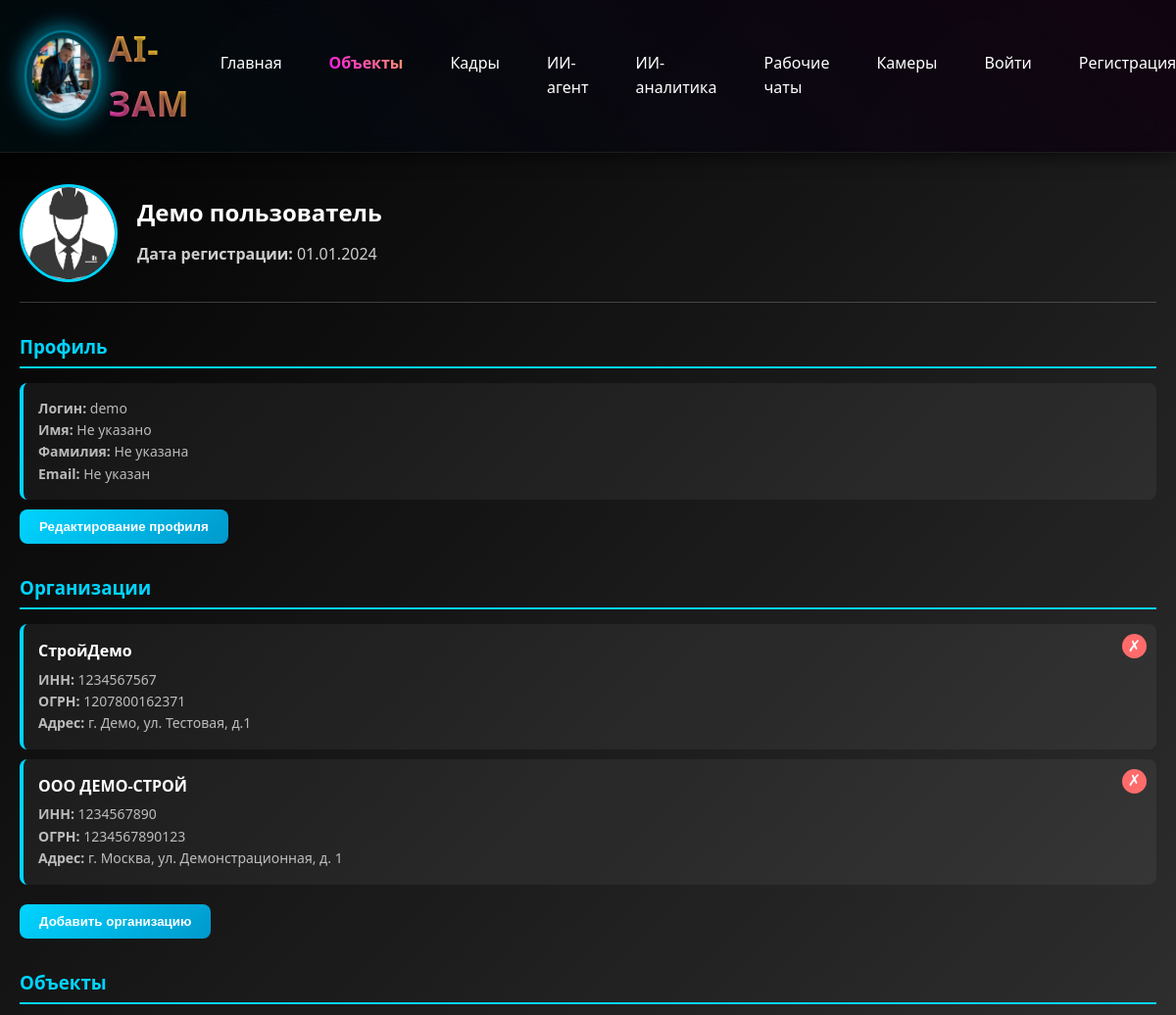
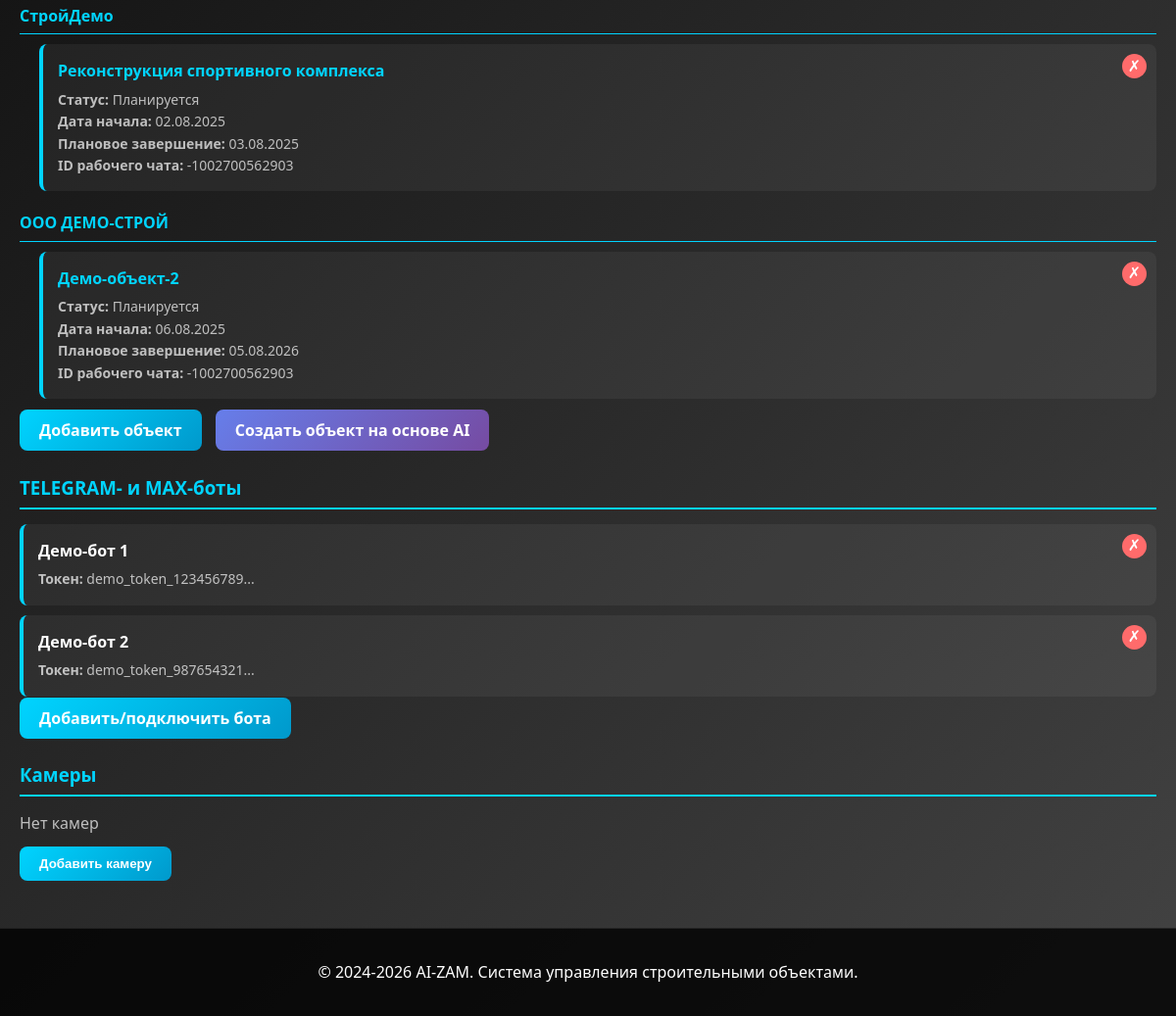
The page /objects/demo-profile/ on the database its author committed (2 pictures, top to bottom).
### sotrudniki/models.py (models this page shows, shortened)
class Organizaciya(models.Model):
    nazvanie = models.CharField(max_length=300, verbose_name="Название")
    inn = models.CharField(max_length=12, unique=True, verbose_name="ИНН")
    ogrn = models.CharField(max_length=15, verbose_name="ОГРН", null=True, blank=True)
    adres = models.TextField(verbose_name="Адрес", null=True, blank=True)
    is_active = models.BooleanField(default=True, verbose_name="Активная")
    demo = models.BooleanField(default=False, verbose_name="Демо")
    podrazdeleniya = models.ManyToManyField(
        'Podrazdelenie',
        through='OrganizaciyaPodrazdelenie',
        verbose_name="Подразделения",
        related_name="organizacii",
        blank=True
    )
    class Meta:
        verbose_name = "Организация"
        verbose_name_plural = "Организации"

### object/models.py (models this page shows, shortened)
class Objekt(models.Model):
    STATUS_CHOICES = [
        ('планируется', 'Планируется'),
        ('в работе', 'В работе'),
        ('завершён', 'Завершён'),
    ]
    nazvanie = models.CharField(max_length=255, verbose_name="Название")
    organizacii = models.ManyToManyField(
        'sotrudniki.Organizaciya',
        verbose_name="Организации",
        blank=True,
        related_name="objekty"
    )
    otvetstvennyj = models.CharField(max_length=255, default="Иванов Иван Иванович", verbose_name="Ответственный")
    data_nachala = models.DateField(verbose_name="Дата начала")
    data_plan_zaversheniya = models.DateField(verbose_name="Дата план завершения")
    data_fakt_zaversheniya = models.DateField(null=True, blank=True, verbose_name="Дата факт завершения")
    status = models.CharField(max_length=20, choices=STATUS_CHOICES, default='планируется', verbose_name="Статус")
    is_active = models.BooleanField(default=True, verbose_name="Активный")
    sotrudniki = models.ManyToManyField(
        'sotrudniki.Sotrudnik',
        verbose_name="Сотрудники",
        blank=True,
        related_name="objekty_work",
        help_text="Сотрудники, работающие на данном объекте"
    )
    chat_id = models.CharField(max_length=255, null=True, blank=True, verbose_name="ID чата")
    demo = models.BooleanField(default=False, verbose_name="Демо")
    class Meta:
        verbose_name = "Объект"
        verbose_name_plural = "Объекты"
        db_table = 'objekt'

### object/views.py (the view)
# urls.py: path('demo-profile/', views.demo_profile, name='demo_profile'),
def demo_profile(request):
    from sotrudniki.models import Organizaciya
    organizations = Organizaciya.objects.filter(demo=True)
    demo_objects = Objekt.objects.filter(demo=True)
    demo_profile = type('DemoProfile', (), {
        'photo': type('Photo', (), {
            'url': '/media/user_photos/avatar_default.jpg'
        })()
    })()
    objects_by_organization = {}
    for org in organizations:
        org_objects = demo_objects.filter(organizacii=org)
        if org_objects.exists():
            objects_by_organization[org] = org_objects
    objects_without_org = demo_objects.filter(organizacii__isnull=True)
    demo_bots = [
        {'bot_name': 'Демо-бот 1', 'token': 'demo_token_123456789'},
        {'bot_name': 'Демо-бот 2', 'token': 'demo_token_987654321'}
    ]
    context = {
        'organizations': organizations,
        'objects': demo_objects,
        'objects_by_organization': objects_by_organization,
        'objects_without_org': objects_without_org,
        'is_demo': True,
        'profile': demo_profile,
        'bots': demo_bots,
        'user': type('DemoUser', (), {
            'get_full_name': lambda: 'Демо пользователь',
            'username': 'demo',
            'date_joined': '01.01.2024'
        })()
    }
    return render(request, 'object/profile.html', context)

### object/templates/object/profile.html (shortened to what this page needs)
{% extends 'base/base.html' %}
{% block content %}
<div class="profile-container">
    <div class="profile-header">
        {% if profile.photo and profile.photo.url %}
            <img src="{{ profile.photo.url }}" alt="Фото профиля" class="profile-photo">
        {% else %}
            <img src="/media/user_photos/avatar_default.jpg" alt="Фото профиля по умолчанию" class="profile-photo">
        {% endif %}
        <div class="profile-info">
            {% if is_demo %}
                <h2>Демо пользователь</h2>
                <p><strong>Дата регистрации:</strong> 01.01.2024</p>
            {% else %}
                <h2>{{ user.get_full_name|default:user.username }}</h2>
                <p><strong>Дата регистрации:</strong> {{ user.date_joined|date:"d.m.Y" }}</p>
            {% endif %}
        </div>
    </div>
    <div class="section">
        <h3>Профиль</h3>
        <div id="profile-view">
            <div class="item">
                <p><strong>Логин:</strong> {{ user.username }}</p>
                <p><strong>Имя:</strong> {{ user.first_name|default:"Не указано" }}</p>
                <p><strong>Фамилия:</strong> {{ user.last_name|default:"Не указана" }}</p>
                <p><strong>Email:</strong> {{ user.email|default:"Не указан" }}</p>
            </div>
            <button class="btn-save" onclick="toggleEdit()">Редактирование профиля</button>
        </div>
    </div>
    <div class="section">
        <h3>Организации</h3>
        {% if organizations %}
            {% for org in organizations %}
            <div class="item" style="position: relative;">
                <button onclick="removeOrganization({{ org.id }})" style="position: absolute; top: 10px; right: 10px; background: #ff6b6b; color: white; border: none; border-radius: 50%; width: 25px; height: 25px; cursor: pointer; font-size: 16px; line-height: 1;">✗</button>
                <h4>{{ org.nazvanie }}</h4>
                <p><strong>ИНН:</strong> {{ org.inn|default:"Не указан" }}</p>
                <p><strong>ОГРН:</strong> {{ org.ogrn|default:"Не указан" }}</p>
                <p><strong>Адрес:</strong> {{ org.adres|default:"Не указан" }}</p>
            </div>
            {% endfor %}
        {% else %}
            <p style="color: rgba(255,255,255,0.7);">Нет связанных организаций</p>
        {% endif %}
        <button class="btn-save" style="margin-top: 10px;" onclick="toggleOrgForm()">Добавить организацию</button>
    </div>
    <div class="section">
        <h3>Объекты</h3>
        {% for org, org_objects in objects_by_organization.items %}
        <div style="margin-bottom: 20px;">
            <h4 style="color: #00d4ff; margin-bottom: 10px; border-bottom: 1px solid #00d4ff; padding-bottom: 5px;">{{ org.nazvanie }}</h4>
            {% for obj in org_objects %}
            <div class="item" style="margin-left: 20px; position: relative;">
                <button onclick="deleteObject({{ obj.id }})" style="position: absolute; top: 10px; right: 10px; background: #ff6b6b; color: white; border: none; border-radius: 50%; width: 25px; height: 25px; cursor: pointer; font-size: 16px; line-height: 1;">✗</button>
                <h4><a href="{% url 'object_detail' obj.id %}" style="color: #00d4ff; text-decoration: none;">{{ obj.nazvanie }}</a></h4>
                <p><strong>Статус:</strong> {{ obj.get_status_display }}</p>
                <p><strong>Дата начала:</strong> {{ obj.data_nachala|date:"d.m.Y" }}</p>
                <p><strong>Плановое завершение:</strong> {{ obj.data_plan_zaversheniya|date:"d.m.Y" }}</p>
                {% if obj.chat_id %}
                    <p><strong>ID рабочего чата:</strong> {{ obj.chat_id }}</p>
                {% else %}
                    <button onclick="addChat({{ obj.id }})" style="background: #28a745; color: white; border: none; padding: 5px 10px; border-radius: 5px; cursor: pointer; font-size: 12px; margin-top: 5px;">Добавить чат</button>
                {% endif %}
            </div>
            {% endfor %}
        </div>
        {% endfor %}
        <div style="margin-top: 15px;">
            <a href="/objects/create/" class="btn-save" style="text-decoration: none; margin-right: 10px;">Добавить объект</a>
            <a href="/ai-agent/" class="btn-save" style="text-decoration: none; background: linear-gradient(135deg, #667eea 0%, #764ba2 100%);">Создать объект на основе AI</a>
        </div>
    </div>
    <div class="section">
        <h3>TELEGRAM- и MAX-боты</h3>
        {% if bots %}
            {% for bot in bots %}
            <div class="item" style="position: relative;">
                <button onclick="removeBotByNameToken('{{ bot.bot_name }}', '{{ bot.token }}')" style="position: absolute; top: 10px; right: 10px; background: #ff6b6b; color: white; border: none; border-radius: 50%; width: 25px; height: 25px; cursor: pointer; font-size: 16px; line-height: 1;">✗</button>
                <h4>{{ bot.bot_name }}</h4>
                <p><strong>Токен:</strong> {{ bot.token|truncatechars:20 }}...</p>
            </div>
            {% endfor %}
        {% else %}
            <p style="color: rgba(255,255,255,0.7); margin-bottom: 15px;">Нет подключенных ботов</p>
        {% endif %}
        <a href="/telegram/" class="btn-save" style="margin-top: 10px; text-decoration: none;">Добавить/подключить бота</a>
    </div>
    <div class="section">
        <h3>Камеры</h3>
        {% if cameras %}
            {% for camera in cameras %}
            <div class="item" style="position: relative;">
                <button onclick="removeCamera({{ camera.id }})" style="position: absolute; top: 10px; right: 10px; background: #ff6b6b; color: white; border: none; border-radius: 50%; width: 25px; height: 25px; cursor: pointer; font-size: 16px; line-height: 1;">✗</button>
                <h4>{{ camera.name }}</h4>
                <p><strong>URL:</strong> {{ camera.url }}</p>
                <p><strong>Объект:</strong> {% if camera.objekt %}<a href="{% url 'object_detail' camera.objekt.id %}" style="color: #00d4ff; text-decoration: none;">{{ camera.objekt.nazvanie }}</a>{% else %}Не указан{% endif %}</p>
                {% if camera.location %}<p><strong>Местоположение:</strong> {{ camera.location }}</p>{% endif %}
                {% if camera.description %}<p><strong>Описание:</strong> {{ camera.description }}</p>{% endif %}
                <p><strong>Статус:</strong> {% if camera.is_active %}Активна{% else %}Неактивна{% endif %}</p>
                <p><strong>Дата добавления:</strong> {{ camera.created_at|date:"d.m.Y H:i" }}</p>
            </div>
            {% endfor %}
        {% else %}
            <p style="color: rgba(255,255,255,0.7);">Нет камер</p>
        {% endif %}
        <button class="btn-save" style="margin-top: 10px;" onclick="toggleCameraForm()">Добавить камеру</button>
    </div>
</div>
{% endblock %}

### rows shown on the page
Organizaciya: nazvanie "СтройДемо", inn "1234567567", ogrn "1207800162371", adres "г. Демо, ул. Тестовая, д.1"
Organizaciya: nazvanie "ООО ДЕМО-СТРОЙ", inn "1234567890", ogrn "1234567890123", adres "г. Москва, ул. Демонстрационная, д. 1"
Objekt: nazvanie "Реконструкция спортивного комплекса", status "Планируется", data_nachala "02.08.2025", data_plan_zaversheniya "03.08.2025", chat_id "-1002700562903"
Objekt: nazvanie "Демо-объект-2", status "Планируется", data_nachala "06.08.2025", data_plan_zaversheniya "05.08.2026", chat_id "-1002700562903"

### other values the page prints
{{ user.username }} "demo"
{{ user.first_name|default:"Не указано" }} "Не указано"
{{ user.last_name|default:"Не указана" }} "Не указана"
{{ user.email|default:"Не указан" }} "Не указан"
{{ bot.bot_name }} "Демо-бот 1" "Демо-бот 2"
{{ bot.token|truncatechars:20 }} "demo_token_123456789" "demo_token_987654321"
